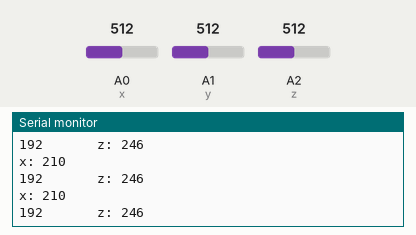
Simulated run of this sketch. Board: Arduino Uno, built with avr-gcc and run on an emulated ATmega328P. Parts: the last lines printed to the serial monitor. The test bench sets the inputs (shaded band); at power-on: A0 (x) = 512, A2 (z) = 512, A1 (y) = 512.

Above: at 1.3 s.
1.4 s: A0 (x) set to 716
At 1.81 s:
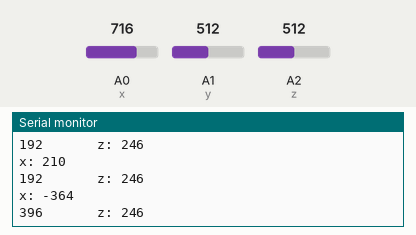
2.9 s: A2 (z) set to 716
At 3.32 s:
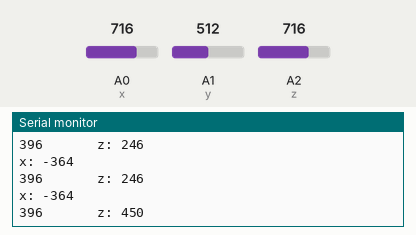
4.4 s: A0 (x) set to 900
At 4.82 s:
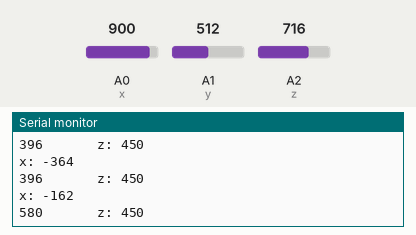
5.9 s: A2 (z) set to 900
At 6.32 s:
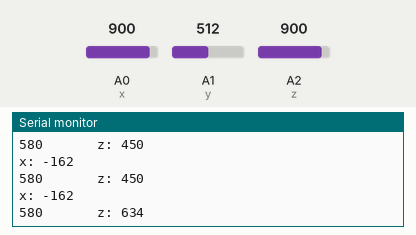
Timing chart, 0 to 8.4 s (numbered marks = the images above; inputs shaded):
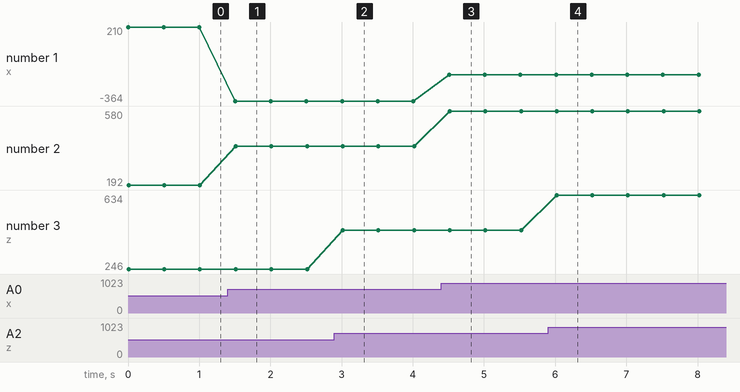

Measured:
- after the input at 1.4 s, the serial monitor: prints a new line after 0.10 s (image 1)
- after the input at 2.9 s, the serial monitor: prints a new line after 0.12 s (image 2)
- after the input at 4.4 s, the serial monitor: prints a new line after 0.11 s (image 3)
- after the input at 5.9 s, the serial monitor: prints a new line after 0.12 s (image 4)
- plotted number 1: 210 → -364 after the input at 1.4 s, -364 → -162 after the input at 4.4 s
- plotted number 2: 192 → 396 after the input at 1.4 s, 396 → 580 after the input at 4.4 s
- plotted number 3: 246 → 450 after the input at 2.9 s, 450 → 634 after the input at 5.9 s

The sketch:

GRY_3_axies.ino
```cpp
#define x A0
#define y A1
#define z A2
int xRead = 0;
int yRead = 0;
int zRead = 0;

void setup() {
pinMode(x,INPUT);
pinMode(y,INPUT);
pinMode(z,INPUT);
Serial.begin(9600);

}

void loop() {
xRead = analogRead(x)-320;
yRead = analogRead(y);
zRead = analogRead(z)-266;
int angles = (xRead * 90) / 82;
Serial.print("x: ");
Serial.println(angles);

Serial.print(xRead);
/*Serial.print("       y: ");
Serial.print(yRead);*/
Serial.print("       z: ");
Serial.println(zRead);
delay(500);
}
```
